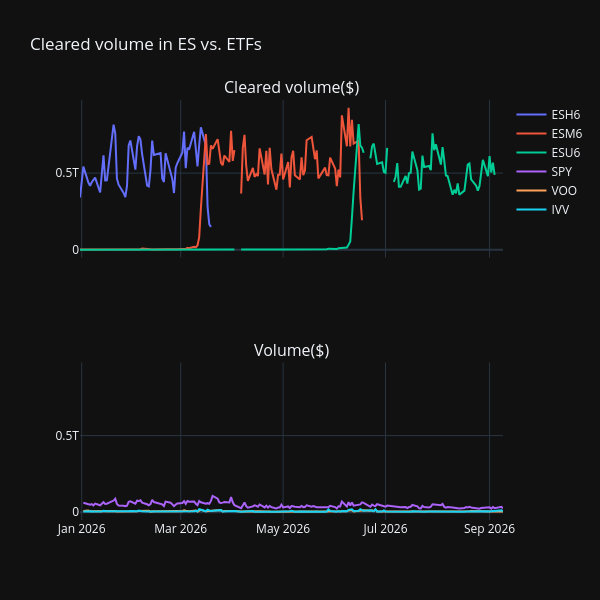

Source (notebook cell):
### Code cell
plot_futures = dollarize_stats_at_settlement_price(
    stats,
    instrument_defs,
    approximate_margin=25_000,
).reset_index()
futures_groups = plot_futures.groupby("Symbol")
plot_etfs = etfs_dollarized.reset_index()
etf_groups = plot_etfs.groupby("Symbol")

x_col = "Trade date"
plot_cols = ["Cleared volume($)", "Volume($)"]
subplot_titles = plot_cols

fig = make_subplots(
    rows=len(plot_cols),
    cols=1,
    shared_xaxes="all",
    shared_yaxes="all",
    subplot_titles=subplot_titles,
)

for symbol in symbols:
    df = futures_groups.get_group(symbol)
    fig.add_trace(
        go.Scatter(
            x=df[x_col],
            y=df[plot_cols[0]],
            name=symbol,
        ),
        row=1,
        col=1,
    )
for etf in etfs:
    df = etf_groups.get_group(etf)
    fig.add_trace(
        go.Scatter(
            x=df[x_col],
            y=df[plot_cols[1]],
            name=etf,
        ),
        row=2,
        col=1,
    )


fig.update_layout(
    height=600,
    width=600,
    title_text="Cleared volume in ES vs. ETFs",
)
fig.show()
